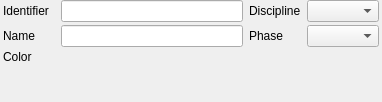
<?xml version="1.0" encoding="UTF-8"?>
<ui version="4.0">
 <class>toolbar_attributesgroup</class>
 <widget class="QWidget" name="toolbar_attributesgroup">
  <property name="geometry">
   <rect>
    <x>0</x>
    <y>0</y>
    <width>382</width>
    <height>102</height>
   </rect>
  </property>
  <property name="sizePolicy">
   <sizepolicy hsizetype="Preferred" vsizetype="Preferred">
    <horstretch>0</horstretch>
    <verstretch>0</verstretch>
   </sizepolicy>
  </property>
  <property name="minimumSize">
   <size>
    <width>0</width>
    <height>0</height>
   </size>
  </property>
  <property name="windowTitle">
   <string>Form</string>
  </property>
  <layout class="QGridLayout" name="gridLayout">
   <property name="leftMargin">
    <number>3</number>
   </property>
   <property name="topMargin">
    <number>0</number>
   </property>
   <property name="rightMargin">
    <number>3</number>
   </property>
   <property name="bottomMargin">
    <number>0</number>
   </property>
   <property name="horizontalSpacing">
    <number>6</number>
   </property>
   <property name="verticalSpacing">
    <number>3</number>
   </property>
   <item row="0" column="2">
    <widget class="QLineEdit" name="identifierLineEdit">
     <property name="sizePolicy">
      <sizepolicy hsizetype="MinimumExpanding" vsizetype="Fixed">
       <horstretch>0</horstretch>
       <verstretch>0</verstretch>
      </sizepolicy>
     </property>
     <property name="minimumSize">
      <size>
       <width>0</width>
       <height>0</height>
      </size>
     </property>
    </widget>
   </item>
   <item row="0" column="0">
    <widget class="QLabel" name="identifierLabel">
     <property name="text">
      <string>Identifier</string>
     </property>
    </widget>
   </item>
   <item row="1" column="2">
    <widget class="QLineEdit" name="nameLineEdit">
     <property name="sizePolicy">
      <sizepolicy hsizetype="MinimumExpanding" vsizetype="Fixed">
       <horstretch>0</horstretch>
       <verstretch>0</verstretch>
      </sizepolicy>
     </property>
    </widget>
   </item>
   <item row="1" column="0" colspan="2">
    <widget class="QLabel" name="nameLabel">
     <property name="text">
      <string>Name</string>
     </property>
    </widget>
   </item>
   <item row="1" column="3">
    <widget class="QLabel" name="phaseLabel">
     <property name="sizePolicy">
      <sizepolicy hsizetype="Preferred" vsizetype="Preferred">
       <horstretch>0</horstretch>
       <verstretch>0</verstretch>
      </sizepolicy>
     </property>
     <property name="text">
      <string>Phase</string>
     </property>
     <property name="margin">
      <number>3</number>
     </property>
    </widget>
   </item>
   <item row="1" column="4">
    <widget class="QComboBox" name="phaseComboBox">
     <property name="currentText">
      <string/>
     </property>
    </widget>
   </item>
   <item row="0" column="3">
    <widget class="QLabel" name="disciplineLabel">
     <property name="sizePolicy">
      <sizepolicy hsizetype="Preferred" vsizetype="Preferred">
       <horstretch>0</horstretch>
       <verstretch>0</verstretch>
      </sizepolicy>
     </property>
     <property name="text">
      <string>Discipline</string>
     </property>
     <property name="margin">
      <number>3</number>
     </property>
    </widget>
   </item>
   <item row="0" column="4">
    <widget class="QComboBox" name="disciplineComboBox">
     <property name="currentText">
      <string/>
     </property>
    </widget>
   </item>
   <item row="2" column="2">
    <widget class="GlobalColorPicker" name="colorPicker" native="true">
     <property name="sizePolicy">
      <sizepolicy hsizetype="Preferred" vsizetype="Preferred">
       <horstretch>0</horstretch>
       <verstretch>0</verstretch>
      </sizepolicy>
     </property>
     <property name="minimumSize">
      <size>
       <width>0</width>
       <height>0</height>
      </size>
     </property>
    </widget>
   </item>
   <item row="2" column="0">
    <widget class="QLabel" name="colorLabel">
     <property name="text">
      <string>Color</string>
     </property>
     <property name="margin">
      <number>3</number>
     </property>
    </widget>
   </item>
   <item row="3" column="0" colspan="5">
    <spacer name="verticalSpacer">
     <property name="orientation">
      <enum>Qt::Vertical</enum>
     </property>
     <property name="sizeHint" stdset="0">
      <size>
       <width>0</width>
       <height>0</height>
      </size>
     </property>
    </spacer>
   </item>
  </layout>
 </widget>
 <customwidgets>
  <customwidget>
   <class>GlobalColorPicker</class>
   <extends>QWidget</extends>
   <header>globalcolorpicker.h</header>
   <container>1</container>
  </customwidget>
 </customwidgets>
 <tabstops>
  <tabstop>identifierLineEdit</tabstop>
  <tabstop>nameLineEdit</tabstop>
  <tabstop>disciplineComboBox</tabstop>
  <tabstop>phaseComboBox</tabstop>
 </tabstops>
 <resources/>
 <connections/>
</ui>
